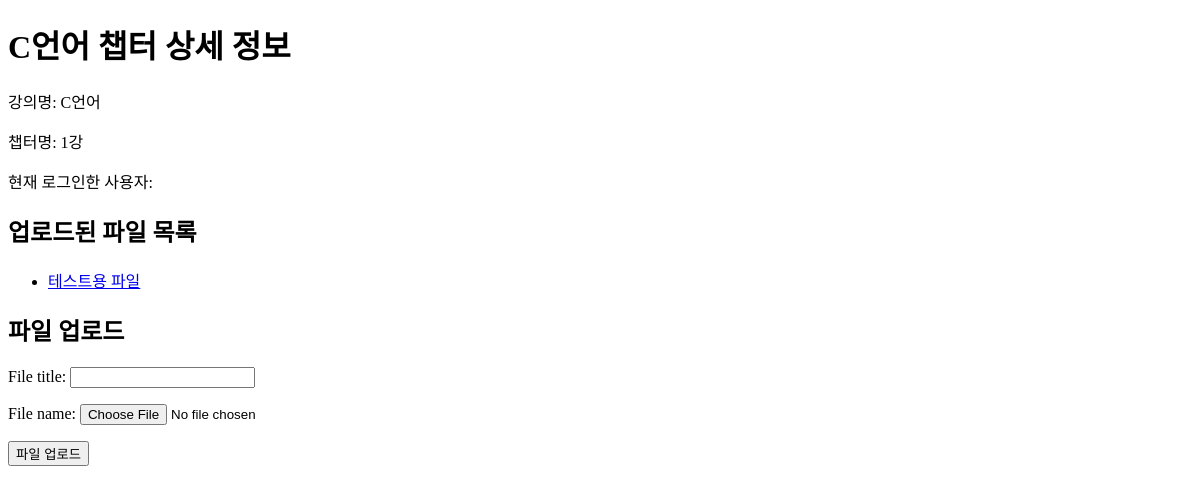
Page /upload/chapter_detail/C언어/1강/ on the earlier database version.
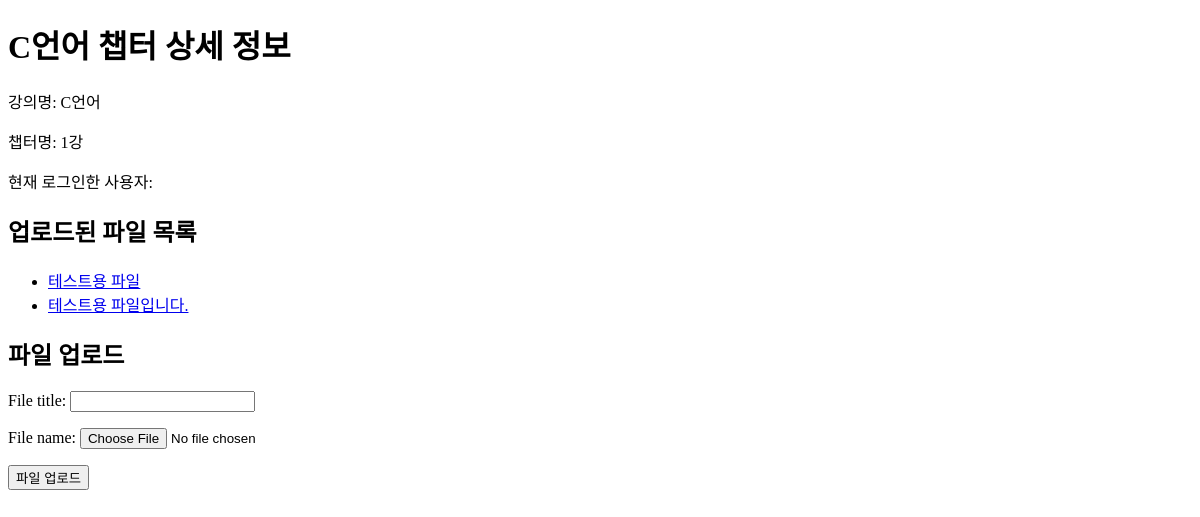
Same page on the later database version.
### upload/models.py (models this page shows, shortened)
class UploadFile(models.Model):
    user = models.ForeignKey(User, on_delete=models.CASCADE, null=True)
    lecture = models.ForeignKey(LectureChapter, related_name='uploaded_files', on_delete=models.CASCADE, null=True)
    chapter = models.ForeignKey(LectureChapter, on_delete=models.CASCADE, null=True)
    file_title = models.CharField(max_length=50, default="")
    file_name = models.FileField(null=True)

### upload/views.py (the view)
# urls.py: path('chapter_detail/<str:lecture_name>/<str:chapter_name>/', views.chapter_detail_view, name='chapter_detail'),  # chapter_detail_view
def chapter_detail_view(request, lecture_name, chapter_name):
    chapter = LectureChapter.objects.filter(lecture__title=lecture_name, chapter_name=chapter_name).first()
    current_user = request.user
    if not chapter:
        raise Http404("챕터를 찾을 수 없습니다.")
    uploaded_files = UploadFile.objects.filter(chapter=chapter)
    form = UploadFileForm(request.POST or None, request.FILES or None)
    context = {
        'chapter': chapter,
        'uploaded_files': uploaded_files,  # 업로드된 파일들을 context에 추가
        'form': form,  # 폼을 context에 추가
    }
    return render(request, "upload/chapter_detail.html", context)

### upload/forms.py
class UploadFileForm(forms.ModelForm):
    class Meta:
        model = UploadFile
        fields = ['file_title', 'file_name']    # 사용자에게 입력받을 필드 지정

### upload/templates/upload/chapter_detail.html (shortened to what this page needs)
<!DOCTYPE html>
<html lang="ko">
<head>
</head>
<body>
    <h1>{{ chapter.lecture.title }} 챕터 상세 정보</h1>
    <p>강의명: {{ chapter.lecture.title }} </p>
    <p>챕터명: {{ chapter.chapter_name }} </p>
    <p>현재 로그인한 사용자: {{ user.username }}</p>
    <h2>업로드된 파일 목록</h2>
    <ul>
        {% for file in uploaded_files %}
            <li><a href="{{ file.file_name.url }}">{{ file.file_title }}</a></li>
        {% endfor %}
    </ul>
    <h2>파일 업로드</h2>
    <form method="post" action="{% url 'upload:upload_file' lecture_name=chapter.lecture.title chapter_name=chapter.chapter_name %}" enctype="multipart/form-data">
        {{ form.as_p }}
        <button type="submit">파일 업로드</button>
    </form>
</body>
</html>

Differences in the rows shown:
added UploadFile: file_title "테스트용 파일입니다."
